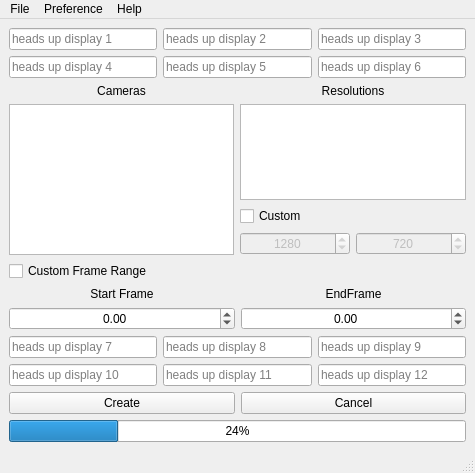
<?xml version="1.0" encoding="UTF-8"?>
<ui version="4.0">
 <class>MainWindow</class>
 <widget class="QMainWindow" name="MainWindow">
  <property name="geometry">
   <rect>
    <x>0</x>
    <y>0</y>
    <width>475</width>
    <height>473</height>
   </rect>
  </property>
  <property name="windowTitle">
   <string>MainWindow</string>
  </property>
  <widget class="QWidget" name="centralwidget">
   <layout class="QGridLayout" name="gridLayout_4">
    <item row="0" column="0">
     <layout class="QVBoxLayout" name="verticalLayout_3">
      <item>
       <layout class="QGridLayout" name="gridLayout_2">
        <item row="0" column="2">
         <widget class="QLineEdit" name="HUD_3_LE">
          <property name="statusTip">
           <string>add heads up display 3</string>
          </property>
          <property name="placeholderText">
           <string>heads up display 3</string>
          </property>
         </widget>
        </item>
        <item row="0" column="1">
         <widget class="QLineEdit" name="HUD_2_LE">
          <property name="statusTip">
           <string>add heads up display 2</string>
          </property>
          <property name="placeholderText">
           <string>heads up display 2</string>
          </property>
         </widget>
        </item>
        <item row="0" column="0">
         <widget class="QLineEdit" name="HUD_1_LE">
          <property name="toolTip">
           <string/>
          </property>
          <property name="statusTip">
           <string>add heads up display 1</string>
          </property>
          <property name="placeholderText">
           <string>heads up display 1</string>
          </property>
         </widget>
        </item>
        <item row="1" column="0">
         <widget class="QLineEdit" name="HUD_4_LE">
          <property name="statusTip">
           <string>add heads up display 4</string>
          </property>
          <property name="placeholderText">
           <string>heads up display 4</string>
          </property>
         </widget>
        </item>
        <item row="1" column="1">
         <widget class="QLineEdit" name="HUD_5_LE">
          <property name="statusTip">
           <string>add heads up display 5</string>
          </property>
          <property name="placeholderText">
           <string>heads up display 5</string>
          </property>
         </widget>
        </item>
        <item row="1" column="2">
         <widget class="QLineEdit" name="HUD_6_LE">
          <property name="statusTip">
           <string>add heads up display 6</string>
          </property>
          <property name="placeholderText">
           <string>heads up display 6</string>
          </property>
         </widget>
        </item>
       </layout>
      </item>
      <item>
       <layout class="QHBoxLayout" name="horizontalLayout_2">
        <item>
         <layout class="QVBoxLayout" name="verticalLayout_2">
          <item>
           <widget class="QLabel" name="label">
            <property name="text">
             <string>Cameras</string>
            </property>
            <property name="alignment">
             <set>Qt::AlignCenter</set>
            </property>
           </widget>
          </item>
          <item>
           <widget class="QListWidget" name="camera_LW">
            <property name="statusTip">
             <string>All Camera's</string>
            </property>
           </widget>
          </item>
         </layout>
        </item>
        <item>
         <layout class="QVBoxLayout" name="verticalLayout">
          <item>
           <widget class="QLabel" name="label_2">
            <property name="text">
             <string>Resolutions</string>
            </property>
            <property name="alignment">
             <set>Qt::AlignCenter</set>
            </property>
           </widget>
          </item>
          <item>
           <widget class="QListWidget" name="resolution_LW">
            <property name="statusTip">
             <string>All Resolutions</string>
            </property>
           </widget>
          </item>
          <item>
           <widget class="QCheckBox" name="custom_res_CB">
            <property name="text">
             <string>Custom</string>
            </property>
           </widget>
          </item>
          <item>
           <layout class="QHBoxLayout" name="horizontalLayout">
            <item>
             <widget class="QSpinBox" name="custResX_SB">
              <property name="enabled">
               <bool>false</bool>
              </property>
              <property name="statusTip">
               <string>Custom Resolution X</string>
              </property>
              <property name="alignment">
               <set>Qt::AlignCenter</set>
              </property>
              <property name="readOnly">
               <bool>false</bool>
              </property>
              <property name="minimum">
               <number>0</number>
              </property>
              <property name="maximum">
               <number>999999999</number>
              </property>
              <property name="value">
               <number>1280</number>
              </property>
             </widget>
            </item>
            <item>
             <widget class="QSpinBox" name="custResY_SB">
              <property name="enabled">
               <bool>false</bool>
              </property>
              <property name="statusTip">
               <string>Custom Resolution Y</string>
              </property>
              <property name="alignment">
               <set>Qt::AlignCenter</set>
              </property>
              <property name="maximum">
               <number>999999999</number>
              </property>
              <property name="value">
               <number>720</number>
              </property>
             </widget>
            </item>
           </layout>
          </item>
         </layout>
        </item>
       </layout>
      </item>
      <item>
       <widget class="QCheckBox" name="checkBox">
        <property name="text">
         <string>Custom Frame Range</string>
        </property>
       </widget>
      </item>
      <item>
       <layout class="QGridLayout" name="gridLayout">
        <item row="0" column="0">
         <widget class="QLabel" name="label_3">
          <property name="text">
           <string>Start Frame</string>
          </property>
          <property name="alignment">
           <set>Qt::AlignCenter</set>
          </property>
         </widget>
        </item>
        <item row="0" column="1">
         <widget class="QLabel" name="label_4">
          <property name="text">
           <string>EndFrame</string>
          </property>
          <property name="alignment">
           <set>Qt::AlignCenter</set>
          </property>
         </widget>
        </item>
        <item row="1" column="0">
         <widget class="QDoubleSpinBox" name="startFrame_DSB">
          <property name="statusTip">
           <string>Start Frame</string>
          </property>
          <property name="alignment">
           <set>Qt::AlignCenter</set>
          </property>
          <property name="minimum">
           <double>-999999999.000000000000000</double>
          </property>
          <property name="maximum">
           <double>999999999.000000000000000</double>
          </property>
          <property name="value">
           <double>0.000000000000000</double>
          </property>
         </widget>
        </item>
        <item row="1" column="1">
         <widget class="QDoubleSpinBox" name="endFrame_DSB">
          <property name="statusTip">
           <string>End Frame</string>
          </property>
          <property name="alignment">
           <set>Qt::AlignCenter</set>
          </property>
          <property name="minimum">
           <double>-999999999.000000000000000</double>
          </property>
          <property name="maximum">
           <double>999999999.000000000000000</double>
          </property>
         </widget>
        </item>
       </layout>
      </item>
      <item>
       <layout class="QGridLayout" name="gridLayout_3">
        <item row="0" column="1">
         <widget class="QLineEdit" name="HUD_8_LE">
          <property name="statusTip">
           <string>add heads up display 8</string>
          </property>
          <property name="placeholderText">
           <string>heads up display 8</string>
          </property>
         </widget>
        </item>
        <item row="1" column="0">
         <widget class="QLineEdit" name="HUD_10_LE">
          <property name="statusTip">
           <string>add heads up display 10</string>
          </property>
          <property name="placeholderText">
           <string>heads up display 10</string>
          </property>
         </widget>
        </item>
        <item row="0" column="0">
         <widget class="QLineEdit" name="HUD_7_LE">
          <property name="statusTip">
           <string>add heads up display 7</string>
          </property>
          <property name="placeholderText">
           <string>heads up display 7</string>
          </property>
         </widget>
        </item>
        <item row="0" column="2">
         <widget class="QLineEdit" name="HUD_9_LE">
          <property name="statusTip">
           <string>add heads up display 9</string>
          </property>
          <property name="placeholderText">
           <string>heads up display 9</string>
          </property>
         </widget>
        </item>
        <item row="1" column="1">
         <widget class="QLineEdit" name="HUD_11_LE">
          <property name="statusTip">
           <string>add heads up display 11</string>
          </property>
          <property name="placeholderText">
           <string>heads up display 11</string>
          </property>
         </widget>
        </item>
        <item row="1" column="2">
         <widget class="QLineEdit" name="HUD_12_LE">
          <property name="statusTip">
           <string>add heads up display 12</string>
          </property>
          <property name="placeholderText">
           <string>heads up display 12</string>
          </property>
         </widget>
        </item>
       </layout>
      </item>
      <item>
       <layout class="QHBoxLayout" name="horizontalLayout_3">
        <item>
         <widget class="QPushButton" name="create_BTN">
          <property name="statusTip">
           <string>Create Playblast</string>
          </property>
          <property name="text">
           <string>Create</string>
          </property>
         </widget>
        </item>
        <item>
         <widget class="QPushButton" name="cancel_BTN">
          <property name="statusTip">
           <string>Cancel</string>
          </property>
          <property name="text">
           <string>Cancel</string>
          </property>
         </widget>
        </item>
       </layout>
      </item>
     </layout>
    </item>
    <item row="1" column="0">
     <widget class="QProgressBar" name="playblast_PB">
      <property name="enabled">
       <bool>true</bool>
      </property>
      <property name="value">
       <number>24</number>
      </property>
     </widget>
    </item>
   </layout>
  </widget>
  <widget class="QMenuBar" name="menubar">
   <property name="geometry">
    <rect>
     <x>0</x>
     <y>0</y>
     <width>475</width>
     <height>21</height>
    </rect>
   </property>
   <widget class="QMenu" name="menuPreference">
    <property name="title">
     <string>Preference</string>
    </property>
    <addaction name="actionStyle"/>
    <addaction name="actionFont"/>
   </widget>
   <widget class="QMenu" name="menuFile">
    <property name="title">
     <string>File</string>
    </property>
    <addaction name="actionExit"/>
   </widget>
   <widget class="QMenu" name="menuHelp">
    <property name="title">
     <string>Help</string>
    </property>
    <addaction name="actionAbout"/>
    <addaction name="actionHelp"/>
   </widget>
   <addaction name="menuFile"/>
   <addaction name="menuPreference"/>
   <addaction name="menuHelp"/>
  </widget>
  <widget class="QStatusBar" name="statusbar"/>
  <action name="actionStyle">
   <property name="text">
    <string>Theme</string>
   </property>
  </action>
  <action name="actionFont">
   <property name="text">
    <string>Font</string>
   </property>
  </action>
  <action name="actionExit">
   <property name="text">
    <string>Exit</string>
   </property>
  </action>
  <action name="actionAbout">
   <property name="text">
    <string>About</string>
   </property>
  </action>
  <action name="actionHelp">
   <property name="text">
    <string>Help</string>
   </property>
  </action>
 </widget>
 <resources/>
 <connections/>
</ui>
